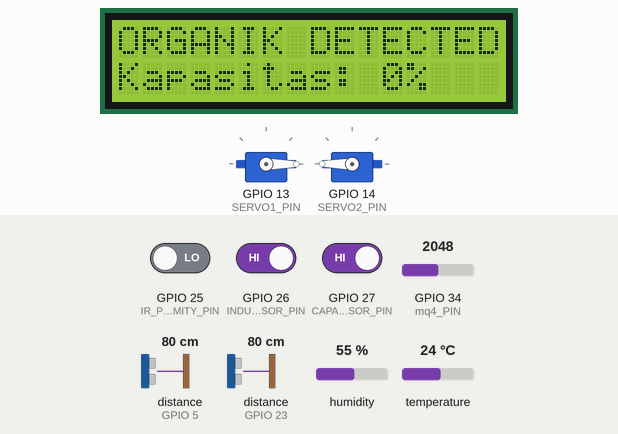
Recording of a sketch running on a simulated ESP32. Parts: 16×2 character LCD, 2 × servo. The test bench sets the inputs (shaded band); at power-on: GPIO 26 (INDUCTIVE_SENSOR_PIN) HIGH, distance to the obstacle (sensors on GPIO 23, GPIO 5) 80 cm, GPIO 25 (IR_PROXIMITY_PIN) LOW, humidity 55 %, GPIO 27 (CAPACITIVE_SENSOR_PIN) HIGH, GPIO 34 (mq4_PIN) = 2048, temperature 24 °C. The echo pulse lasts 58.3 µs per cm; WiFi joins after 1.5 s; servers stay silent unless stated; random numbers use the default seed unless the sketch sets one; no MQTT or app messages arrive unless stated; what the sketch prints to the serial monitor is not drawn.

Above: at 14.5 s.
14.6 s: GPIO 26 (INDUCTIVE_SENSOR_PIN) driven LOW
At 19.2 s:
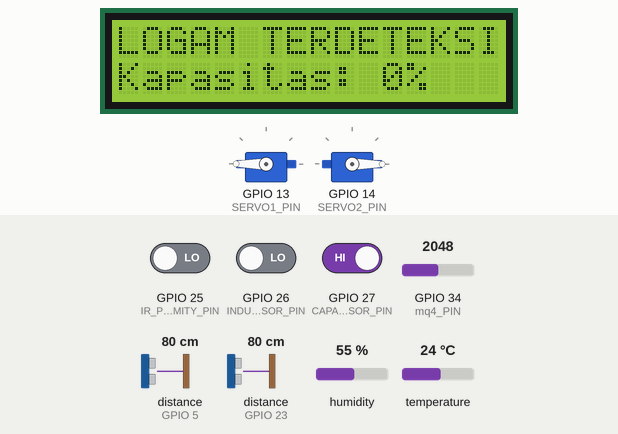
22.5 s: distance to the obstacle (sensor on GPIO 23) set to 2 cm
At 28.9 s:
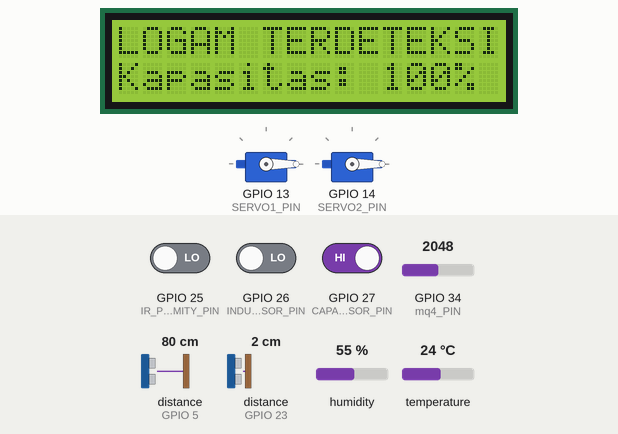
30.4 s: GPIO 25 (IR_PROXIMITY_PIN) driven HIGH
33.6 s: distance to the obstacle (sensor on GPIO 23) set to 9 cm
At 34.5 s:
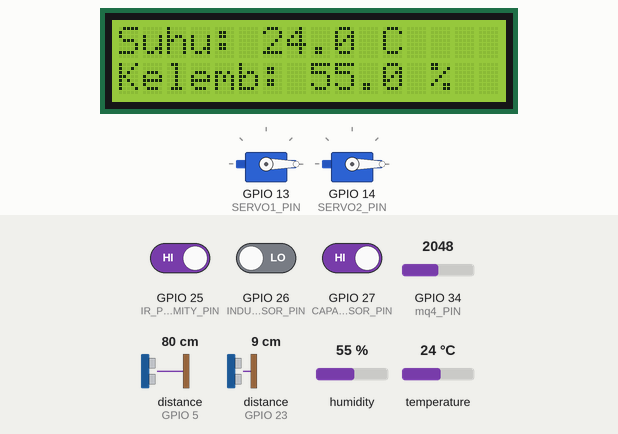
40.2 s: distance to the obstacle (sensor on GPIO 5) set to 9 cm
At 44.2 s:
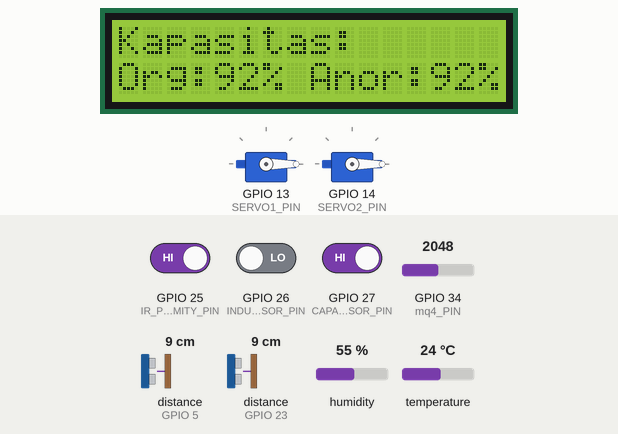
47.2 s: humidity set to 22 %
At 55.5 s:
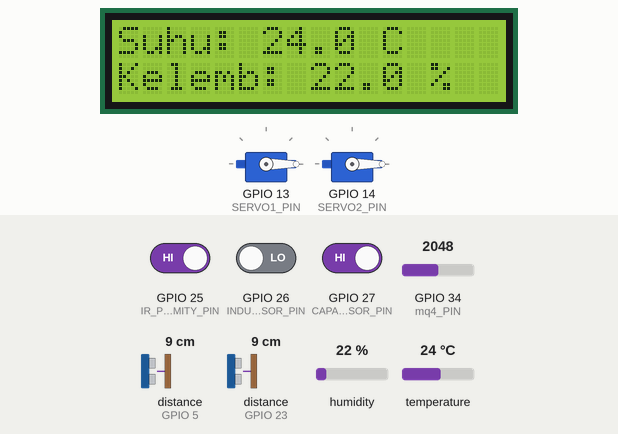
Timing chart, 0 to 56.1 s (numbered marks = the images above; inputs shaded):
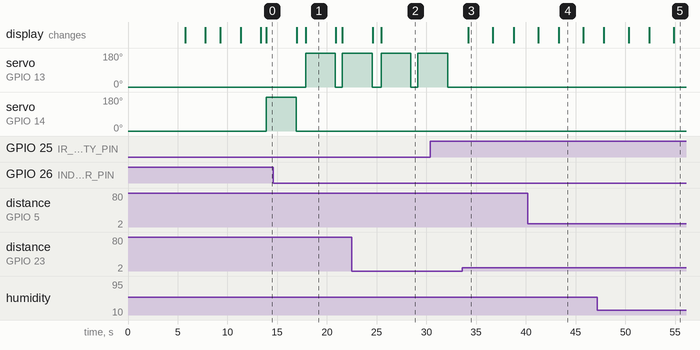

The sketch:

fixing.ino
```cpp
#include <DHT.h>
#include <ESP32Servo.h>
#include <Wire.h>
#include <LiquidCrystal_I2C.h>
#include <WiFi.h>
#include <PubSubClient.h>
#include <ArduinoJson.h>
#include <HTTPClient.h>

#define SERVO1_PIN 13
#define SERVO2_PIN 14
#define ULTRASONIC1_TRIG_PIN 18
#define ULTRASONIC1_ECHO_PIN 5
#define ULTRASONIC2_TRIG_PIN 19
#define ULTRASONIC2_ECHO_PIN 23
#define DHT_PIN 16
#define DHTTYPE DHT11
#define mq4_PIN 34
#define IR_PROXIMITY_PIN 25
#define INDUCTIVE_SENSOR_PIN 26
#define CAPACITIVE_SENSOR_PIN 27
#define LCD_SDA_PIN 21
#define LCD_SCL_PIN 22
#define DETECTION_DISTANCE 5
#define BIN_HEIGHT 40
#define SENSOR_HEIGHT 5
#define MAX_DISTANCE (BIN_HEIGHT + SENSOR_HEIGHT)
#define MIN_DISTANCE SENSOR_HEIGHT
#define MQ4_SAMPLES 10
#define MQ4_SAMPLE_INTERVAL 50
#define MQ4_CLEAN_AIR_RATIO 4.4
#define MQ4_CALIBRATION_TIME 5000

const char* ssid = "PGAUniversity";
const char* password = "Minyakkita";
const char* mqtt_server = "broker.hivemq.com";
const int mqtt_port = 1883;
const char* api_url = "https://api-wasteapp.vercel.app/api/sensor/data";

String device_id = "waste_sorter_" + String(random(1000, 9999));
String topic_sensor_data = "waste/" + device_id + "/sensor_data";
String topic_waste_detected = "waste/" + device_id + "/waste_detected";
String topic_status = "waste/" + device_id + "/status";
String topic_command = "waste/" + device_id + "/command";

Servo servo1;
Servo servo2;
DHT dht(DHT_PIN, DHTTYPE);
LiquidCrystal_I2C lcd(0x27, 16, 2);
WiFiClient espClient;
PubSubClient client(espClient);
HTTPClient http;

bool mqttConnected = false;
bool wifiConnected = false;
float humidity = 0;
float temperature = 0;
float mq4Value = 0;
float mq4R0 = 10;
int organicWasteCount = 0;
int inorganicWasteCount = 0;
int metalWasteCount = 0;

unsigned long lastPrintTime = 0;
const unsigned long printInterval = 10000;
unsigned long lastLCDUpdateTime = 0;
const unsigned long lcdUpdateInterval = 2000;
unsigned long lastMQTTSend = 0;
const unsigned long mqttInterval = 4000;
unsigned long lastApiPostTime = 0;
const unsigned long apiPostInterval = 30000;

void setup() {
  Serial.begin(9600);
  Serial.println("=== Sistem Pemilah Sampah Otomatis ===");

  Wire.begin(LCD_SDA_PIN, LCD_SCL_PIN);
  lcd.init();
  lcd.backlight();
  lcd.print("Pemilah Sampah");
  lcd.setCursor(0, 1);
  lcd.print("Inisialisasi...");

  servo1.attach(SERVO1_PIN);
  servo2.attach(SERVO2_PIN);
  servo1.write(0);
  servo2.write(0);

  dht.begin();

  pinMode(ULTRASONIC1_TRIG_PIN, OUTPUT);
  pinMode(ULTRASONIC1_ECHO_PIN, INPUT);
  pinMode(ULTRASONIC2_TRIG_PIN, OUTPUT);
  pinMode(ULTRASONIC2_ECHO_PIN, INPUT);
  pinMode(mq4_PIN, INPUT);
  pinMode(IR_PROXIMITY_PIN, INPUT);
  pinMode(INDUCTIVE_SENSOR_PIN, INPUT);
  pinMode(CAPACITIVE_SENSOR_PIN, INPUT);

  calibrateMQ4();
  connectToWiFi();
  if (wifiConnected) {
    connectToMQTT();
  }

  lcd.clear();
  lcd.print("Sistem Siap");
  delay(2000);
  lcd.clear();
  lcd.print("Menunggu Sampah");
}

void calibrateMQ4() {
  lcd.clear();
  lcd.print("Calibrating MQ4");

  unsigned long startTime = millis();
  float rs_gas = 0;
  int samples = 0;

  while (millis() - startTime < MQ4_CALIBRATION_TIME) {
    if (samples < 100) {
      rs_gas += getMQ4Resistance();
      samples++;
      delay(200);
    }
  }

  rs_gas = rs_gas / samples;
  mq4R0 = rs_gas / MQ4_CLEAN_AIR_RATIO;

  lcd.clear();
  lcd.print("MQ4 Calibrated");
  delay(2000);
}

float getMQ4Resistance() {
  int val = 0;
  for (int i = 0; i < MQ4_SAMPLES; i++) {
    val += analogRead(mq4_PIN);
    delay(MQ4_SAMPLE_INTERVAL);
  }
  val = val / MQ4_SAMPLES;
  float voltage = val * (3.3 / 4095.0);
  float rs = (3.3 - voltage) / voltage * 10.0;
  return rs;
}

float getMQ4PPM() {
  float rs = getMQ4Resistance();
  float ratio = rs / mq4R0;
  float ppm = 1000 * pow(ratio, -2.3);
  if (ppm < 0) ppm = 0;
  if (ppm > 10000) ppm = 10000;
  return ppm;
}

int calculateBinCapacity(long distance) {
  if (distance > MAX_DISTANCE || distance == 0) return 0;
  if (distance <= MIN_DISTANCE) return 100;
  int percentage = ((MAX_DISTANCE - distance) * 100) / (MAX_DISTANCE - MIN_DISTANCE);
  if (percentage < 0) percentage = 0;
  if (percentage > 100) percentage = 100;
  return percentage;
}

void connectToWiFi() {
  lcd.clear();
  lcd.print("Connecting WiFi");
  WiFi.begin(ssid, password);

  int timeout = 0;
  while (WiFi.status() != WL_CONNECTED && timeout < 20) {
    delay(500);
    timeout++;
  }

  wifiConnected = WiFi.status() == WL_CONNECTED;
  lcd.clear();
  lcd.print(wifiConnected ? "WiFi Connected" : "WiFi Failed");
  delay(2000);
}

void connectToMQTT() {
  if (!wifiConnected) return;

  client.setServer(mqtt_server, mqtt_port);
  client.setCallback(mqttCallback);

  String clientId = "WasteSorter_" + String(random(0xffff), HEX);
  if (client.connect(clientId.c_str())) {
    mqttConnected = true;
    client.subscribe(topic_command.c_str());
    sendStatusData();
  }
}

void mqttCallback(char* topic, byte* payload, unsigned int length) {
  String message;
  for (int i = 0; i < length; i++) {
    message += (char)payload[i];
  }

  if (String(topic) == topic_command) {
    handleCommand(message);
  }
}

void handleCommand(String command) {
  if (command == "get_status") {
    sendStatusData();
  }
  else if (command == "get_sensors") {
    sendSensorData();
  }
}

void sendStatusData() {
  if (!mqttConnected) return;

  DynamicJsonDocument doc(512);

  doc["device_id"] = device_id;
  doc["timestamp"] = millis();
  doc["status"] = "online";
  doc["wifiConnected"] = wifiConnected;
  doc["mqttConnected"] = mqttConnected;
  doc["uptime"] = millis() / 1000;
  doc["freeHeap"] = ESP.getFreeHeap();

  if (wifiConnected) {
    doc["ipAddress"] = WiFi.localIP().toString();
    doc["rssi"] = WiFi.RSSI();
  }

  String jsonString;
  serializeJson(doc, jsonString);

  client.publish(topic_status.c_str(), jsonString.c_str(), true);
  Serial.println("Status published to MQTT");
}

void sendSensorData() {
  if (!mqttConnected) return;

  DynamicJsonDocument doc(512);
  doc["device_id"] = device_id;
  doc["timestamp"] = millis();
  doc["temperature"] = temperature;
  doc["humidity"] = humidity;
  doc["mq4_value"] = mq4Value;
  doc["bin1_capacity"] = calculateBinCapacity(readUltrasonicDistance(ULTRASONIC1_TRIG_PIN, ULTRASONIC1_ECHO_PIN));
  doc["bin2_capacity"] = calculateBinCapacity(readUltrasonicDistance(ULTRASONIC2_TRIG_PIN, ULTRASONIC2_ECHO_PIN));
  doc["uptime"] = millis() / 1000;

  String jsonString;
  serializeJson(doc, jsonString);

  Serial.println("\n=== Publishing MQTT Message ===");
  Serial.println(jsonString);
  Serial.println("=============================");

  if (client.publish(topic_sensor_data.c_str(), jsonString.c_str())) {
    Serial.println("✓ Published successfully");
  } else {
    Serial.println("✗ Publish failed");
  }
}

void sendWasteDetectionEvent(String wasteType) {
  if (!mqttConnected) return;

  DynamicJsonDocument doc(512);
  doc["device_id"] = device_id;
  doc["wasteType"] = wasteType;
  doc["timestamp"] = millis();
  doc["organicCount"] = organicWasteCount;
  doc["inorganicCount"] = inorganicWasteCount;

  String jsonString;
  serializeJson(doc, jsonString);
  client.publish(topic_waste_detected.c_str(), jsonString.c_str());
}

void postToAPI(String nameSensor, float value) {
  if (!wifiConnected || millis() - lastApiPostTime < apiPostInterval) return;

  http.begin(api_url);
  http.addHeader("Content-Type", "application/json");

  DynamicJsonDocument doc(128);
  doc["nameSensor"] = nameSensor;
  doc["value"] = value;

  String jsonString;
  serializeJson(doc, jsonString);

  int httpResponseCode = http.POST(jsonString);
  if (httpResponseCode > 0) {
    lastApiPostTime = millis();
  }
  http.end();
}

long readUltrasonicDistance(int trigPin, int echoPin) {
  digitalWrite(trigPin, LOW);
  delayMicroseconds(2);
  digitalWrite(trigPin, HIGH);
  delayMicroseconds(10);
  digitalWrite(trigPin, LOW);

  long duration = pulseIn(echoPin, HIGH, 30000);
  return duration * 0.034 / 2;
}

void updateLCDStatus(String line1, String line2) {
  lcd.clear();
  lcd.print(line1);
  lcd.setCursor(0, 1);
  lcd.print(line2);
}

void readAllSensors() {
  humidity = dht.readHumidity();
  temperature = dht.readTemperature();
  mq4Value = getMQ4PPM();
}

void loop() {
  if (wifiConnected && !client.connected()) {
    connectToMQTT();
  }

  if (mqttConnected) {
    client.loop();
  }

  readAllSensors();
  long distance1 = readUltrasonicDistance(ULTRASONIC1_TRIG_PIN, ULTRASONIC1_ECHO_PIN);
  long distance2 = readUltrasonicDistance(ULTRASONIC2_TRIG_PIN, ULTRASONIC2_ECHO_PIN);

  bool irDetection = digitalRead(IR_PROXIMITY_PIN) == LOW;
  bool metalDetection = irDetection && digitalRead(INDUCTIVE_SENSOR_PIN) == LOW;
  bool capacitiveDetection = irDetection && digitalRead(CAPACITIVE_SENSOR_PIN) == LOW;
  bool detection = (distance1 < DETECTION_DISTANCE) || (distance2 < DETECTION_DISTANCE);

  if (irDetection && metalDetection) {
    updateLCDStatus("LOGAM TERDETEKSI", "Kapasitas: " + String(calculateBinCapacity(distance2)) + "%");
    servo1.write(180);
    delay(3000);
    servo1.write(0);
    metalWasteCount++;
    sendWasteDetectionEvent("Metal");
  }
  else if (irDetection && capacitiveDetection) {
    updateLCDStatus("NON LOGAM", "Kapasitas: " + String(calculateBinCapacity(distance2)) + "%");
    servo1.write(180);
    delay(3000);
    servo1.write(0);
    inorganicWasteCount++;
    sendWasteDetectionEvent("Non-Metal");
  }
  else if (irDetection) {
    updateLCDStatus("ORGANIK DETECTED", "Kapasitas: " + String(calculateBinCapacity(distance1)) + "%");
    servo2.write(180);
    delay(3000);
    servo2.write(0);
    organicWasteCount++;
    sendWasteDetectionEvent("Organic");
  }

  if (millis() - lastPrintTime >= printInterval) {
    Serial.println("\n=== UPDATE ===");
    Serial.printf("Suhu: %.1f C, Kelembaban: %.1f%%\n", temperature, humidity);
    Serial.printf("MQ4: %.0f ppm\n", mq4Value);
    Serial.printf("Kapasitas Bin1: %d%%, Bin2: %d%%\n", calculateBinCapacity(distance1), calculateBinCapacity(distance2));
    lastPrintTime = millis();
  }

  if (millis() - lastLCDUpdateTime >= lcdUpdateInterval && !detection) {
    static int mode = 0;
    mode = (mode + 1) % 3;
    switch (mode) {
      case 0:
        updateLCDStatus("Pemilah Sampah", wifiConnected ? "WiFi: Connected" : "WiFi: Disconnected");
        break;
      case 1:
        updateLCDStatus("Suhu: " + String(temperature, 1) + " C", "Kelemb: " + String(humidity, 1) + " %");
        break;
      case 2:
        updateLCDStatus("Kapasitas:", "Org:" + String(calculateBinCapacity(distance1)) + "% Anor:" + String(calculateBinCapacity(distance2)) + "%");
        break;
    }
    lastLCDUpdateTime = millis();
  }

  if (mqttConnected && millis() - lastMQTTSend >= mqttInterval) {
    sendSensorData();
    lastMQTTSend = millis();
  }

  delay(100);
}
```

Measured:
- after the input at 14.6 s, servo on GPIO 13 (SERVO1_PIN): 0° → 180° after 3.3 s, → 0° 3.0 s later, → 180° 0.69 s later
- after the input at 33.6 s, the display: changes after 0.61 s (image 3)
- what the display in image 1 shows lasts 3.0 s, from 17.9 s to 20.9 s
- what the display in image 3 shows lasts 2.5 s, from 34.2 s to 36.7 s
